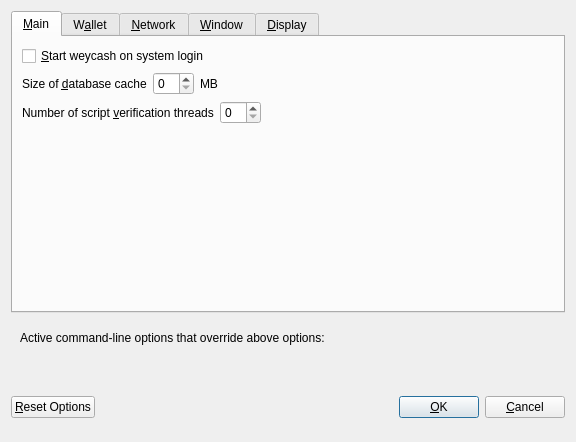
<?xml version="1.0" encoding="UTF-8"?>
<ui version="4.0">
 <class>OptionsDialog</class>
 <widget class="QDialog" name="OptionsDialog">
  <property name="geometry">
   <rect>
    <x>0</x>
    <y>0</y>
    <width>576</width>
    <height>442</height>
   </rect>
  </property>
  <property name="windowTitle">
   <string>Options</string>
  </property>
  <property name="modal">
   <bool>true</bool>
  </property>
  <layout class="QVBoxLayout" name="verticalLayout">
   <item>
    <widget class="QTabWidget" name="tabWidget">
     <property name="currentIndex">
      <number>0</number>
     </property>
     <widget class="QWidget" name="tabMain">
      <attribute name="title">
       <string>&amp;Main</string>
      </attribute>
      <layout class="QVBoxLayout" name="verticalLayout_Main">
       <item>
        <widget class="QCheckBox" name="bitcoinAtStartup">
         <property name="toolTip">
          <string>Automatically start weycash after logging in to the system.</string>
         </property>
         <property name="text">
          <string>&amp;Start weycash on system login</string>
         </property>
        </widget>
       </item>
       <item>
        <layout class="QHBoxLayout" name="horizontalLayout_2_Main">
         <item>
          <widget class="QLabel" name="databaseCacheLabel">
           <property name="text">
            <string>Size of &amp;database cache</string>
           </property>
           <property name="textFormat">
            <enum>Qt::PlainText</enum>
           </property>
           <property name="buddy">
            <cstring>databaseCache</cstring>
           </property>
          </widget>
         </item>
         <item>
          <widget class="QSpinBox" name="databaseCache"/>
         </item>
         <item>
          <widget class="QLabel" name="databaseCacheUnitLabel">
           <property name="text">
            <string>MB</string>
           </property>
           <property name="textFormat">
            <enum>Qt::PlainText</enum>
           </property>
          </widget>
         </item>
         <item>
          <spacer name="horizontalSpacer_2_Main">
           <property name="orientation">
            <enum>Qt::Horizontal</enum>
           </property>
           <property name="sizeHint" stdset="0">
            <size>
             <width>40</width>
             <height>20</height>
            </size>
           </property>
          </spacer>
         </item>
        </layout>
       </item>
       <item>
        <layout class="QHBoxLayout" name="horizontalLayout_3_Main">
         <item>
          <widget class="QLabel" name="threadsScriptVerifLabel">
           <property name="text">
            <string>Number of script &amp;verification threads</string>
           </property>
           <property name="textFormat">
            <enum>Qt::PlainText</enum>
           </property>
           <property name="buddy">
            <cstring>threadsScriptVerif</cstring>
           </property>
          </widget>
         </item>
         <item>
          <widget class="QSpinBox" name="threadsScriptVerif">
           <property name="toolTip">
            <string>(0 = auto, &lt;0 = leave that many cores free)</string>
           </property>
          </widget>
         </item>
         <item>
          <spacer name="horizontalSpacer_3_Main">
           <property name="orientation">
            <enum>Qt::Horizontal</enum>
           </property>
           <property name="sizeHint" stdset="0">
            <size>
             <width>40</width>
             <height>20</height>
            </size>
           </property>
          </spacer>
         </item>
        </layout>
       </item>
       <item>
        <spacer name="verticalSpacer_2">
         <property name="orientation">
          <enum>Qt::Vertical</enum>
         </property>
         <property name="sizeHint" stdset="0">
          <size>
           <width>20</width>
           <height>40</height>
          </size>
         </property>
        </spacer>
       </item>
      </layout>
     </widget>
     <widget class="QWidget" name="tabWallet">
      <attribute name="title">
       <string>W&amp;allet</string>
      </attribute>
      <layout class="QVBoxLayout" name="verticalLayout_Wallet">
       <item>
        <layout class="QHBoxLayout" name="horizontalLayout_2_Wallet">
         <item>
          <widget class="QLabel" name="labelStakeSplitThresholdText">
           <property name="text">
            <string>Stake split threshold:</string>
           </property>
          </widget>
         </item>
         <item>
          <widget class="QSpinBox" name="spinBoxStakeSplitThreshold">
           <property name="minimum">
            <number>1</number>
           </property>
           <property name="maximum">
            <number>999999</number>
           </property>
          </widget>
         </item>
        </layout>
       </item>
       <item>
        <widget class="QGroupBox" name="groupBox">
         <property name="title">
          <string>Expert</string>
         </property>
         <layout class="QVBoxLayout" name="verticalLayout_2">
          <item>
           <widget class="QCheckBox" name="coinControlFeatures">
            <property name="toolTip">
             <string>Whether to show coin control features or not.</string>
            </property>
            <property name="text">
             <string>Enable coin &amp;control features</string>
            </property>
           </widget>
          </item>
          <item>
           <widget class="QCheckBox" name="showMasternodesTab">
            <property name="toolTip">
             <string>Show additional tab listing all your masternodes in first sub-tab&lt;br/&gt;and all masternodes on the network in second sub-tab.</string>
            </property>
            <property name="text">
             <string>Show Masternodes Tab</string>
            </property>
           </widget>
          </item>
          <item>
           <widget class="QCheckBox" name="spendZeroConfChange">
            <property name="toolTip">
             <string>If you disable the spending of unconfirmed change, the change from a transaction&lt;br/&gt;cannot be used until that transaction has at least one confirmation.&lt;br/&gt;This also affects how your balance is computed.</string>
            </property>
            <property name="text">
             <string>&amp;Spend unconfirmed change</string>
            </property>
           </widget>
          </item>
         </layout>
        </widget>
       </item>
       <item>
        <spacer name="verticalSpacer_Wallet">
         <property name="orientation">
          <enum>Qt::Vertical</enum>
         </property>
         <property name="sizeHint" stdset="0">
          <size>
           <width>20</width>
           <height>40</height>
          </size>
         </property>
        </spacer>
       </item>
      </layout>
     </widget>
     <widget class="QWidget" name="tabNetwork">
      <attribute name="title">
       <string>&amp;Network</string>
      </attribute>
      <layout class="QVBoxLayout" name="verticalLayout_Network">
       <item>
        <widget class="QCheckBox" name="mapPortUpnp">
         <property name="toolTip">
          <string>Automatically open the weycash client port on the router. This only works when your router supports UPnP and it is enabled.</string>
         </property>
         <property name="text">
          <string>Map port using &amp;UPnP</string>
         </property>
        </widget>
       </item>
       <item>
        <widget class="QCheckBox" name="allowIncoming">
         <property name="toolTip">
          <string>Accept connections from outside</string>
         </property>
         <property name="text">
          <string>Allow incoming connections</string>
         </property>
        </widget>
       </item>
       <item>
        <widget class="QCheckBox" name="connectSocks">
         <property name="toolTip">
          <string>Connect to the weycash network through a SOCKS5 proxy.</string>
         </property>
         <property name="text">
          <string>&amp;Connect through SOCKS5 proxy (default proxy):</string>
         </property>
        </widget>
       </item>
       <item>
        <layout class="QHBoxLayout" name="horizontalLayout_1_Network">
         <item>
          <widget class="QLabel" name="proxyIpLabel">
           <property name="text">
            <string>Proxy &amp;IP:</string>
           </property>
           <property name="textFormat">
            <enum>Qt::PlainText</enum>
           </property>
           <property name="buddy">
            <cstring>proxyIp</cstring>
           </property>
          </widget>
         </item>
         <item>
          <widget class="QValidatedLineEdit" name="proxyIp">
           <property name="minimumSize">
            <size>
             <width>140</width>
             <height>0</height>
            </size>
           </property>
           <property name="maximumSize">
            <size>
             <width>140</width>
             <height>16777215</height>
            </size>
           </property>
           <property name="toolTip">
            <string>IP address of the proxy (e.g. IPv4: 127.0.0.1 / IPv6: ::1)</string>
           </property>
          </widget>
         </item>
         <item>
          <widget class="QLabel" name="proxyPortLabel">
           <property name="text">
            <string>&amp;Port:</string>
           </property>
           <property name="textFormat">
            <enum>Qt::PlainText</enum>
           </property>
           <property name="buddy">
            <cstring>proxyPort</cstring>
           </property>
          </widget>
         </item>
         <item>
          <widget class="QLineEdit" name="proxyPort">
           <property name="minimumSize">
            <size>
             <width>55</width>
             <height>0</height>
            </size>
           </property>
           <property name="maximumSize">
            <size>
             <width>55</width>
             <height>16777215</height>
            </size>
           </property>
           <property name="toolTip">
            <string>Port of the proxy (e.g. 9050)</string>
           </property>
          </widget>
         </item>
         <item>
          <spacer name="horizontalSpacer_1_Network">
           <property name="orientation">
            <enum>Qt::Horizontal</enum>
           </property>
           <property name="sizeHint" stdset="0">
            <size>
             <width>40</width>
             <height>20</height>
            </size>
           </property>
          </spacer>
         </item>
        </layout>
       </item>
       <item>
        <spacer name="verticalSpacer_Network">
         <property name="orientation">
          <enum>Qt::Vertical</enum>
         </property>
         <property name="sizeHint" stdset="0">
          <size>
           <width>20</width>
           <height>40</height>
          </size>
         </property>
        </spacer>
       </item>
      </layout>
     </widget>
     <widget class="QWidget" name="tabWindow">
      <attribute name="title">
       <string>&amp;Window</string>
      </attribute>
      <layout class="QVBoxLayout" name="verticalLayout_Window">
       <item>
        <widget class="QCheckBox" name="minimizeToTray">
         <property name="toolTip">
          <string>Show only a tray icon after minimizing the window.</string>
         </property>
         <property name="text">
          <string>&amp;Minimize to the tray instead of the taskbar</string>
         </property>
        </widget>
       </item>
       <item>
        <widget class="QCheckBox" name="minimizeOnClose">
         <property name="toolTip">
          <string>Minimize instead of exit the application when the window is closed. When this option is enabled, the application will be closed only after selecting Quit in the menu.</string>
         </property>
         <property name="text">
          <string>M&amp;inimize on close</string>
         </property>
        </widget>
       </item>
       <item>
        <spacer name="verticalSpacer_Window">
         <property name="orientation">
          <enum>Qt::Vertical</enum>
         </property>
         <property name="sizeHint" stdset="0">
          <size>
           <width>20</width>
           <height>40</height>
          </size>
         </property>
        </spacer>
       </item>
      </layout>
     </widget>
     <widget class="QWidget" name="tabDisplay">
      <attribute name="title">
       <string>&amp;Display</string>
      </attribute>
      <layout class="QVBoxLayout" name="verticalLayout_Display">
       <item>
        <layout class="QHBoxLayout" name="horizontalLayout_1_Display">
         <item>
          <widget class="QLabel" name="langLabel">
           <property name="text">
            <string>User Interface &amp;language:</string>
           </property>
           <property name="textFormat">
            <enum>Qt::PlainText</enum>
           </property>
           <property name="buddy">
            <cstring>lang</cstring>
           </property>
          </widget>
         </item>
         <item>
          <widget class="QValueComboBox" name="lang">
           <property name="toolTip">
            <string>The user interface language can be set here. This setting will take effect after restarting weycash.</string>
           </property>
          </widget>
         </item>
        </layout>
       </item>
       <item>
        <layout class="QHBoxLayout" name="horizontalLayout_4_Display" stretch="0,0">
         <item>
          <widget class="QLabel" name="themeLabel">
           <property name="text">
            <string>User Interface Theme:</string>
           </property>
          </widget>
         </item>
         <item>
          <widget class="QValueComboBox" name="theme"/>
         </item>
        </layout>
       </item>
       <item>
        <widget class="Line" name="line">
         <property name="orientation">
          <enum>Qt::Horizontal</enum>
         </property>
        </widget>
       </item>
       <item>
        <layout class="QHBoxLayout" name="horizontalLayout_2_Display">
         <item>
          <widget class="QLabel" name="unitLabel">
           <property name="text">
            <string>&amp;Unit to show amounts in:</string>
           </property>
           <property name="textFormat">
            <enum>Qt::PlainText</enum>
           </property>
           <property name="buddy">
            <cstring>unit</cstring>
           </property>
          </widget>
         </item>
         <item>
          <widget class="QValueComboBox" name="unit">
           <property name="toolTip">
            <string>Choose the default subdivision unit to show in the interface and when sending coins.</string>
           </property>
          </widget>
         </item>
        </layout>
       </item>
       <item>
        <layout class="QHBoxLayout" name="horizontalLayout_5_Display">
         <item>
          <widget class="QLabel" name="digitsLabel">
           <property name="text">
            <string>Decimal digits</string>
           </property>
          </widget>
         </item>
         <item>
          <widget class="QValueComboBox" name="digits"/>
         </item>
        </layout>
       </item>
       <item>
        <widget class="QCheckBox" name="checkBoxHideZeroBalances">
         <property name="toolTip">
          <string>Hide empty balances</string>
         </property>
         <property name="layoutDirection">
          <enum>Qt::LeftToRight</enum>
         </property>
         <property name="text">
          <string>Hide empty balances</string>
         </property>
        </widget>
       </item>
       <item>
        <layout class="QHBoxLayout" name="horizontalLayout_3_Display">
         <item>
          <widget class="QLabel" name="thirdPartyTxUrlsLabel">
           <property name="toolTip">
            <string>Third party URLs (e.g. a block explorer) that appear in the transactions tab as context menu items. %s in the URL is replaced by transaction hash. Multiple URLs are separated by vertical bar |.</string>
           </property>
           <property name="text">
            <string>Third party transaction URLs</string>
           </property>
           <property name="buddy">
            <cstring>thirdPartyTxUrls</cstring>
           </property>
          </widget>
         </item>
         <item>
          <widget class="QLineEdit" name="thirdPartyTxUrls">
           <property name="toolTip">
            <string>Third party URLs (e.g. a block explorer) that appear in the transactions tab as context menu items. %s in the URL is replaced by transaction hash. Multiple URLs are separated by vertical bar |.</string>
           </property>
          </widget>
         </item>
        </layout>
       </item>
       <item>
        <spacer name="verticalSpacer">
         <property name="orientation">
          <enum>Qt::Vertical</enum>
         </property>
         <property name="sizeHint" stdset="0">
          <size>
           <width>20</width>
           <height>40</height>
          </size>
         </property>
        </spacer>
       </item>
      </layout>
     </widget>
    </widget>
   </item>
   <item>
    <widget class="QFrame" name="frame">
     <layout class="QVBoxLayout" name="verticalLayout_Bottom">
      <item>
       <layout class="QHBoxLayout" name="horizontalLayout_Bottom">
        <item>
         <widget class="QLabel" name="overriddenByCommandLineInfoLabel">
          <property name="text">
           <string>Active command-line options that override above options:</string>
          </property>
          <property name="textFormat">
           <enum>Qt::PlainText</enum>
          </property>
         </widget>
        </item>
        <item>
         <spacer name="horizontalSpacer_Bottom">
          <property name="orientation">
           <enum>Qt::Horizontal</enum>
          </property>
          <property name="sizeHint" stdset="0">
           <size>
            <width>40</width>
            <height>20</height>
           </size>
          </property>
         </spacer>
        </item>
       </layout>
      </item>
      <item>
       <widget class="QLabel" name="overriddenByCommandLineLabel">
        <property name="text">
         <string/>
        </property>
        <property name="textFormat">
         <enum>Qt::PlainText</enum>
        </property>
        <property name="wordWrap">
         <bool>true</bool>
        </property>
       </widget>
      </item>
     </layout>
    </widget>
   </item>
   <item>
    <layout class="QHBoxLayout" name="horizontalLayout_Buttons">
     <item>
      <widget class="QPushButton" name="resetButton">
       <property name="toolTip">
        <string>Reset all client options to default.</string>
       </property>
       <property name="text">
        <string>&amp;Reset Options</string>
       </property>
       <property name="autoDefault">
        <bool>false</bool>
       </property>
      </widget>
     </item>
     <item>
      <spacer name="horizontalSpacer_1">
       <property name="orientation">
        <enum>Qt::Horizontal</enum>
       </property>
       <property name="sizeHint" stdset="0">
        <size>
         <width>40</width>
         <height>48</height>
        </size>
       </property>
      </spacer>
     </item>
     <item>
      <widget class="QLabel" name="statusLabel">
       <property name="minimumSize">
        <size>
         <width>200</width>
         <height>0</height>
        </size>
       </property>
       <property name="font">
        <font>
         <weight>75</weight>
         <bold>true</bold>
        </font>
       </property>
       <property name="text">
        <string/>
       </property>
       <property name="textFormat">
        <enum>Qt::PlainText</enum>
       </property>
       <property name="wordWrap">
        <bool>true</bool>
       </property>
      </widget>
     </item>
     <item>
      <spacer name="horizontalSpacer_2">
       <property name="orientation">
        <enum>Qt::Horizontal</enum>
       </property>
       <property name="sizeHint" stdset="0">
        <size>
         <width>40</width>
         <height>48</height>
        </size>
       </property>
      </spacer>
     </item>
     <item>
      <widget class="QPushButton" name="okButton">
       <property name="text">
        <string>&amp;OK</string>
       </property>
       <property name="autoDefault">
        <bool>false</bool>
       </property>
       <property name="default">
        <bool>true</bool>
       </property>
      </widget>
     </item>
     <item>
      <widget class="QPushButton" name="cancelButton">
       <property name="text">
        <string>&amp;Cancel</string>
       </property>
       <property name="autoDefault">
        <bool>false</bool>
       </property>
      </widget>
     </item>
    </layout>
   </item>
  </layout>
 </widget>
 <customwidgets>
  <customwidget>
   <class>QValidatedLineEdit</class>
   <extends>QLineEdit</extends>
   <header>qvalidatedlineedit.h</header>
  </customwidget>
  <customwidget>
   <class>QValueComboBox</class>
   <extends>QComboBox</extends>
   <header>qvaluecombobox.h</header>
  </customwidget>
 </customwidgets>
 <resources/>
 <connections/>
</ui>
